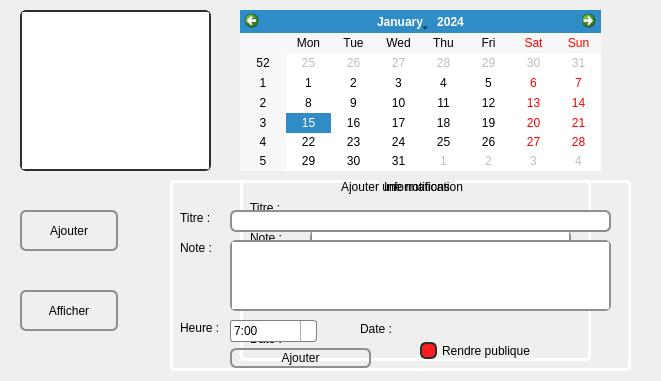
   <widget class="QWidget" name="FenNotifications" native="true">
    <property name="geometry">
     <rect>
      <x>870</x>
      <y>10</y>
      <width>661</width>
      <height>381</height>
     </rect>
    </property>
    <widget class="QPushButton" name="BoutonAffAddNot">
     <property name="geometry">
      <rect>
       <x>20</x>
       <y>210</y>
       <width>98</width>
       <height>41</height>
      </rect>
     </property>
     <property name="styleSheet">
      <string notr="true">QPushButton {
     border: 2px solid #8f8f91;
     border-radius: 6px;
     background-color: qlineargradient(x1: 0, y1: 0, x2: 0, y2: 1,
                                       stop: 0 #f6f7fa, stop: 1 #dadbde);
     min-width: 2px;
 }
 
 QPushButton:pressed {
     background-color: qlineargradient(x1: 0, y1: 0, x2: 0, y2: 1,
                                       stop: 0 #dadbde, stop: 1 #f6f7fa);
 }
 
 QPushButton:flat {
     border: none; /* no border for a flat push button */
 }
 
 QPushButton:default {
     border-color: navy; /* make the default button prominent */
 }</string>
     </property>
     <property name="text">
      <string>Ajouter</string>
     </property>
    </widget>
    <widget class="QPushButton" name="BoutonAffAffNot">
     <property name="geometry">
      <rect>
       <x>20</x>
       <y>290</y>
       <width>98</width>
       <height>41</height>
      </rect>
     </property>
     <property name="styleSheet">
      <string notr="true">QPushButton {
     border: 2px solid #8f8f91;
     border-radius: 6px;
     background-color: qlineargradient(x1: 0, y1: 0, x2: 0, y2: 1,
                                       stop: 0 #f6f7fa, stop: 1 #dadbde);
     min-width: 2px;
url: (&quot;http://loquii.alwaysdata.net/Pox/desktop/img/icon_github.png&quot;);
 }
 
 QPushButton:pressed {
     background-color: qlineargradient(x1: 0, y1: 0, x2: 0, y2: 1,
                                       stop: 0 #dadbde, stop: 1 #f6f7fa);
 }
 
 QPushButton:flat {
     border: none; /* no border for a flat push button */
 }
 
 QPushButton:default {
     border-color: navy; /* make the default button prominent */
 }</string>
     </property>
     <property name="text">
      <string>Afficher</string>
     </property>
    </widget>
    <widget class="QCalendarWidget" name="calendrier">
     <property name="geometry">
      <rect>
       <x>240</x>
       <y>10</y>
       <width>361</width>
       <height>161</height>
      </rect>
     </property>
    </widget>
    <widget class="QListWidget" name="list_not">
     <property name="geometry">
      <rect>
       <x>20</x>
       <y>10</y>
       <width>191</width>
       <height>161</height>
      </rect>
     </property>
     <property name="styleSheet">
      <string notr="true">QListWidget
{ 
   border: 2px solid rgb(41, 48, 46);
     border-radius: 6px;
     background-color: qlineargradient(x1: 0, y1: 0, x2: 0, y2: 1,
                                       stop: 0 #f6f7fa, stop: 1 #dadbde);
}
QScrollBar:vertical {
      border: 2px solid grey;
      border-radius: 6px;
      background: rgb(62, 62, 62);
      width: 15px;
      margin: 22px 0 22px 0;
  }
  QScrollBar::handle:vertical {
      background: white;
      min-height: 20px;
  }
  QScrollBar::add-line:vertical {
      border: 2px solid grey;
      height: 20px;
      subcontrol-position: bottom;
      subcontrol-origin: margin;
  }
 
  QScrollBar::sub-line:vertical {
      border: 2px solid grey;
      height: 20px;
      subcontrol-position: top;
      subcontrol-origin: margin;
  }
  QScrollBar::up-arrow:vertical, QScrollBar::down-arrow:vertical {
      border: 2px solid grey;
      width: 3px;
      height: 3px;
      background: white;
  }
 
  QScrollBar::add-page:vertical, QScrollBar::sub-page:vertical {
      background: none;
  }
 QScrollBar:horizontal {
     border: 2px solid green;
     background: cyan;
     height: 15px;
     margin: 0px 40px 0 0px;
 }
 
 QScrollBar::handle:horizontal {
     background: gray;
     min-width: 20px;
 }
 
 QScrollBar::add-line:horizontal {
     background: blue;
     width: 16px;
     subcontrol-position: right;
     subcontrol-origin: margin;
     border: 2px solid black;
 }
 
 QScrollBar::sub-line:horizontal {
     background: magenta;
     width: 16px;
     subcontrol-position: top right;
     subcontrol-origin: margin;
     border: 2px solid black;
     position: absolute;
     right: 20px;
 }
 
 QScrollBar:left-arrow:horizontal, QScrollBar::right-arrow:horizontal {
     width: 3px;
     height: 3px;
     background: pink;
 }
 
 QScrollBar::add-page:horizontal, QScrollBar::sub-page:horizontal {
     background: none;
 }</string>
     </property>
    </widget>
    <widget class="QGroupBox" name="fenaffnot">
     <property name="geometry">
      <rect>
       <x>240</x>
       <y>180</y>
       <width>351</width>
       <height>181</height>
      </rect>
     </property>
     <property name="styleSheet">
      <string notr="true">QGroupBox {
                           border: 3px solid white;
                           border-radius: 5px;
                           margin-top: 1ex; /* leave space at the top for the title */
                           }

                           QGroupBox::title {
                           subcontrol-origin: margin;
                           subcontrol-position: top center; /* position at the top center */
                           padding: 0 3px;
                           }</string>
     </property>
     <property name="title">
      <string>Informations</string>
     </property>
     <widget class="QLabel" name="label_19">
      <property name="geometry">
       <rect>
        <x>220</x>
        <y>90</y>
        <width>53</width>
        <height>16</height>
       </rect>
      </property>
      <property name="text">
       <string/>
      </property>
     </widget>
     <widget class="QLabel" name="label_28">
      <property name="geometry">
       <rect>
        <x>10</x>
        <y>50</y>
        <width>53</width>
        <height>16</height>
       </rect>
      </property>
      <property name="text">
       <string>Note :</string>
      </property>
     </widget>
     <widget class="QTextBrowser" name="txt_note">
      <property name="geometry">
       <rect>
        <x>70</x>
        <y>50</y>
        <width>261</width>
        <height>51</height>
       </rect>
      </property>
      <property name="styleSheet">
       <string notr="true">QTextEdit {
     border: 2px solid #8f8f91;
     border-radius: 6px;
     min-width: 2px;
 }
QScrollBar:vertical {
      border: 2px solid grey;
      border-radius: 6px;
      background: rgb(62, 62, 62);
      width: 15px;
      margin: 22px 0 22px 0;
  }
  QScrollBar::handle:vertical {
      background: white;
      min-height: 20px;
  }
  QScrollBar::add-line:vertical {
      border: 2px solid grey;
      height: 20px;
      subcontrol-position: bottom;
      subcontrol-origin: margin;
  }
 
  QScrollBar::sub-line:vertical {
      border: 2px solid grey;
      height: 20px;
      subcontrol-position: top;
      subcontrol-origin: margin;
  }
  QScrollBar::up-arrow:vertical, QScrollBar::down-arrow:vertical {
      border: 2px solid grey;
      width: 3px;
      height: 3px;
      background: white;
  }
 
  QScrollBar::add-page:vertical, QScrollBar::sub-page:vertical {
      background: none;
  }
 QScrollBar:horizontal {
     border: 2px solid green;
     background: cyan;
     height: 15px;
     margin: 0px 40px 0 0px;
 }
 
 QScrollBar::handle:horizontal {
     background: gray;
     min-width: 20px;
 }
 
 QScrollBar::add-line:horizontal {
     background: blue;
     width: 16px;
     subcontrol-position: right;
     subcontrol-origin: margin;
     border: 2px solid black;
 }
 
 QScrollBar::sub-line:horizontal {
     background: magenta;
     width: 16px;
     subcontrol-position: top right;
     subcontrol-origin: margin;
     border: 2px solid black;
     position: absolute;
     right: 20px;
 }
 
 QScrollBar:left-arrow:horizontal, QScrollBar::right-arrow:horizontal {
     width: 3px;
     height: 3px;
     background: pink;
 }
 
 QScrollBar::add-page:horizontal, QScrollBar::sub-page:horizontal {
     background: none;
 }
</string>
      </property>
     </widget>
     <widget class="QLabel" name="label_31">
      <property name="geometry">
       <rect>
        <x>10</x>
        <y>20</y>
        <width>53</width>
        <height>16</height>
       </rect>
      </property>
      <property name="text">
       <string>Titre :</string>
      </property>
     </widget>
     <widget class="QLabel" name="txt_titre">
      <property name="geometry">
       <rect>
        <x>70</x>
        <y>20</y>
        <width>251</width>
        <height>16</height>
       </rect>
      </property>
      <property name="text">
       <string/>
      </property>
     </widget>
     <widget class="QLabel" name="label_17">
      <property name="geometry">
       <rect>
        <x>10</x>
        <y>110</y>
        <width>66</width>
        <height>17</height>
       </rect>
      </property>
      <property name="text">
       <string>Heure :</string>
      </property>
     </widget>
     <widget class="QLabel" name="txt_heure">
      <property name="geometry">
       <rect>
        <x>70</x>
        <y>110</y>
        <width>66</width>
        <height>17</height>
       </rect>
      </property>
      <property name="text">
       <string/>
      </property>
     </widget>
     <widget class="QLabel" name="label_29">
      <property name="geometry">
       <rect>
        <x>10</x>
        <y>150</y>
        <width>71</width>
        <height>17</height>
       </rect>
      </property>
      <property name="text">
       <string>Date :</string>
      </property>
     </widget>
     <widget class="QLabel" name="txt_date">
      <property name="geometry">
       <rect>
        <x>70</x>
        <y>150</y>
        <width>171</width>
        <height>17</height>
       </rect>
      </property>
      <property name="text">
       <string/>
      </property>
     </widget>
    </widget>
    <widget class="QGroupBox" name="fenaddnot">
     <property name="geometry">
      <rect>
       <x>170</x>
       <y>180</y>
       <width>461</width>
       <height>191</height>
      </rect>
     </property>
     <property name="styleSheet">
      <string notr="true">QGroupBox {
                           border: 3px solid white;
                           border-radius: 5px;
                           margin-top: 1ex; /* leave space at the top for the title */
                           }

                           QGroupBox::title {
                           subcontrol-origin: margin;
                           subcontrol-position: top center; /* position at the top center */
                           padding: 0 3px;
                           }</string>
     </property>
     <property name="title">
      <string>Ajouter une notification</string>
     </property>
     <widget class="QLineEdit" name="titre_not">
      <property name="geometry">
       <rect>
        <x>60</x>
        <y>30</y>
        <width>381</width>
        <height>22</height>
       </rect>
      </property>
      <property name="styleSheet">
       <string notr="true">QLineEdit {
     border: 2px solid #8f8f91;
     border-radius: 6px;
     min-width: 2px;
 }</string>
      </property>
     </widget>
     <widget class="QPushButton" name="BoutonaddNot">
      <property name="geometry">
       <rect>
        <x>60</x>
        <y>168</y>
        <width>141</width>
        <height>20</height>
       </rect>
      </property>
      <property name="styleSheet">
       <string notr="true">QPushButton {
     border: 2px solid #8f8f91;
     border-radius: 6px;
     background-color: qlineargradient(x1: 0, y1: 0, x2: 0, y2: 1,
                                       stop: 0 #f6f7fa, stop: 1 #dadbde);
     min-width: 2px;
 }
 
 QPushButton:pressed {
     background-color: qlineargradient(x1: 0, y1: 0, x2: 0, y2: 1,
                                       stop: 0 #dadbde, stop: 1 #f6f7fa);
 }
 
 QPushButton:flat {
     border: none; /* no border for a flat push button */
 }
 
 QPushButton:default {
     border-color: navy; /* make the default button prominent */
 }</string>
      </property>
      <property name="text">
       <string>Ajouter</string>
      </property>
     </widget>
     <widget class="QLabel" name="label_25">
      <property name="geometry">
       <rect>
        <x>10</x>
        <y>140</y>
        <width>53</width>
        <height>16</height>
       </rect>
      </property>
      <property name="text">
       <string>Heure :</string>
      </property>
     </widget>
     <widget class="QLabel" name="label_26">
      <property name="geometry">
       <rect>
        <x>10</x>
        <y>30</y>
        <width>41</width>
        <height>16</height>
       </rect>
      </property>
      <property name="text">
       <string>Titre :</string>
      </property>
     </widget>
     <widget class="QLabel" name="label_27">
      <property name="geometry">
       <rect>
        <x>10</x>
        <y>60</y>
        <width>41</width>
        <height>16</height>
       </rect>
      </property>
      <property name="text">
       <string>Note :</string>
      </property>
     </widget>
     <widget class="QCheckBox" name="rendrepubnot">
      <property name="geometry">
       <rect>
        <x>250</x>
        <y>160</y>
        <width>161</width>
        <height>21</height>
       </rect>
      </property>
      <property name="styleSheet">
       <string notr="true">	QCheckBox {
     spacing: 5px;
 }
 
 QCheckBox::indicator {
     width: 13px;
     height: 13px;
     border: 2px solid rgb(41, 48, 46);
     border-radius: 6px;
     background-color: qlineargradient(x1: 0, y1: 0, x2: 0, y2: 1,
                                       stop: 0 #f6f7fa, stop: 1 #dadbde);
 }
 
 QCheckBox::indicator:unchecked {
     
	background-color: rgb(255, 28, 31);
 }
 
 QCheckBox::indicator:unchecked:hover {
     
	background-color: rgb(255, 28, 31);
 }
 
 QCheckBox::indicator:unchecked:pressed {
     background-color: rgb(19, 255, 7);
 }
 
 QCheckBox::indicator:checked {
     background-color: rgb(19, 255, 7);
 }
 
 QCheckBox::indicator:checked:hover {
     background-color: rgb(19, 255, 7);
 }
 
 QCheckBox::indicator:checked:pressed {
     background-color: rgb(255, 28, 31);
 }
 
 QCheckBox::indicator:indeterminate:hover {
     background-color: rgb(19, 255, 7);
 }
 
 QCheckBox::indicator:indeterminate:pressed {
     background-color: rgb(19, 255, 7);
 }</string>
      </property>
      <property name="text">
       <string>Rendre publique</string>
      </property>
     </widget>
     <widget class="QComboBox" name="liste_heure">
      <property name="geometry">
       <rect>
        <x>60</x>
        <y>140</y>
        <width>87</width>
        <height>22</height>
       </rect>
      </property>
      <property name="styleSheet">
       <string notr="true">QComboBox {
     border: 1px solid gray;
     border-radius: 3px;
     padding: 1px 18px 1px 3px;
     min-width: 4em;
 }
 
 QComboBox:editable {
     background: white;
 }
 
 QComboBox:!editable, QComboBox::drop-down:editable {
      background: qlineargradient(x1: 0, y1: 0, x2: 0, y2: 1,
                                  stop: 0 #E1E1E1, stop: 0.4 #DDDDDD,
                                  stop: 0.5 #D8D8D8, stop: 1.0 #D3D3D3);
 }
 
 /* QComboBox gets the &quot;on&quot; state when the popup is open */
 QComboBox:!editable:on, QComboBox::drop-down:editable:on {
     background: qlineargradient(x1: 0, y1: 0, x2: 0, y2: 1,
                                 stop: 0 #D3D3D3, stop: 0.4 #D8D8D8,
                                 stop: 0.5 #DDDDDD, stop: 1.0 #E1E1E1);
 }
 
 QComboBox:on { /* shift the text when the popup opens */
     padding-top: 3px;
     padding-left: 4px;
 }
 
 QComboBox::drop-down {
     subcontrol-origin: padding;
     subcontrol-position: top right;
     width: 15px;
 
     border-left-width: 1px;
     border-left-color: darkgray;
     border-left-style: solid; /* just a single line */
     border-top-right-radius: 3px; /* same radius as the QComboBox */
     border-bottom-right-radius: 3px;
 }
 
 QComboBox::down-arrow {
     image: url(/usr/share/icons/crystalsvg/16x16/actions/1downarrow.png);
 }
 
 QComboBox::down-arrow:on { /* shift the arrow when popup is open */
     top: 1px;
     left: 1px;
 }
 QComboBox QAbstractItemView {
     border: 2px solid darkgray;
     selection-background-color: lightgray;
 }</string>
      </property>
      <item>
       <property name="text">
        <string>7:00</string>
       </property>
      </item>
      <item>
       <property name="text">
        <string>8:00</string>
       </property>
      </item>
      <item>
       <property name="text">
        <string>9:00</string>
       </property>
      </item>
      <item>
       <property name="text">
        <string>10:00</string>
       </property>
      </item>
      <item>
       <property name="text">
        <string>11:00</string>
       </property>
      </item>
      <item>
       <property name="text">
        <string>12:00</string>
       </property>
      </item>
      <item>
       <property name="text">
        <string>13:00</string>
       </property>
      </item>
      <item>
       <property name="text">
        <string>14:00</string>
       </property>
      </item>
     </widget>
     <widget class="QLabel" name="label_33">
      <property name="geometry">
       <rect>
        <x>190</x>
        <y>140</y>
        <width>66</width>
        <height>17</height>
       </rect>
      </property>
      <property name="text">
       <string>Date :</string>
      </property>
     </widget>
     <widget class="QLabel" name="date_not">
      <property name="geometry">
       <rect>
        <x>250</x>
        <y>140</y>
        <width>191</width>
        <height>17</height>
       </rect>
      </property>
      <property name="text">
       <string/>
      </property>
     </widget>
     <widget class="QTextEdit" name="note_not">
      <property name="geometry">
       <rect>
        <x>60</x>
        <y>60</y>
        <width>381</width>
        <height>71</height>
       </rect>
      </property>
      <property name="styleSheet">
       <string notr="true">QTextEdit {
     border: 2px solid #8f8f91;
     border-radius: 6px;
     min-width: 2px;
 }
QScrollBar:vertical {
      border: 2px solid grey;
      border-radius: 6px;
      background: rgb(62, 62, 62);
      width: 15px;
      margin: 22px 0 22px 0;
  }
  QScrollBar::handle:vertical {
      background: white;
      min-height: 20px;
  }
  QScrollBar::add-line:vertical {
      border: 2px solid grey;
      height: 20px;
      subcontrol-position: bottom;
      subcontrol-origin: margin;
  }
 
  QScrollBar::sub-line:vertical {
      border: 2px solid grey;
      height: 20px;
      subcontrol-position: top;
      subcontrol-origin: margin;
  }
  QScrollBar::up-arrow:vertical, QScrollBar::down-arrow:vertical {
      border: 2px solid grey;
      width: 3px;
      height: 3px;
      background: white;
  }
 
  QScrollBar::add-page:vertical, QScrollBar::sub-page:vertical {
      background: none;
  }
 QScrollBar:horizontal {
     border: 2px solid green;
     background: cyan;
     height: 15px;
     margin: 0px 40px 0 0px;
 }
 
 QScrollBar::handle:horizontal {
     background: gray;
     min-width: 20px;
 }
 
 QScrollBar::add-line:horizontal {
     background: blue;
     width: 16px;
     subcontrol-position: right;
     subcontrol-origin: margin;
     border: 2px solid black;
 }
 
 QScrollBar::sub-line:horizontal {
     background: magenta;
     width: 16px;
     subcontrol-position: top right;
     subcontrol-origin: margin;
     border: 2px solid black;
     position: absolute;
     right: 20px;
 }
 
 QScrollBar:left-arrow:horizontal, QScrollBar::right-arrow:horizontal {
     width: 3px;
     height: 3px;
     background: pink;
 }
 
 QScrollBar::add-page:horizontal, QScrollBar::sub-page:horizontal {
     background: none;
 }
</string>
      </property>
     </widget>
    </widget>
   </widget>
